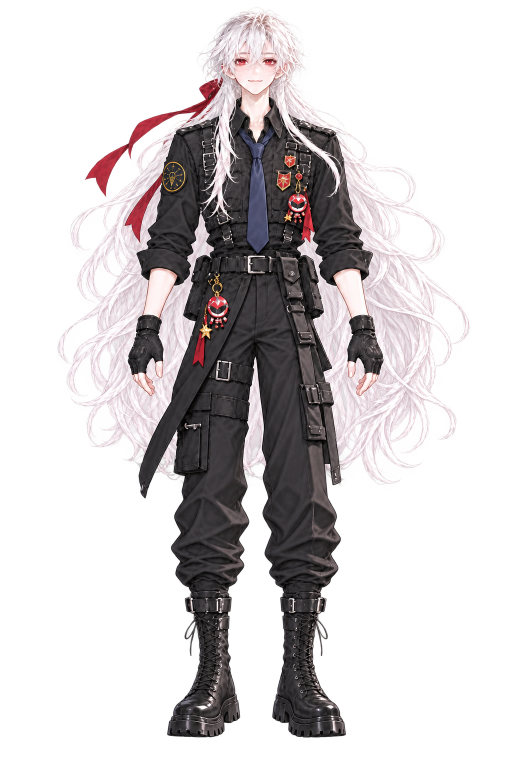
#> input picture 이루다 소설/버츄얼 아바타/이루겠네/이루겠네_정면.png, 1024 x 1536 px (shown at 1/2 size)
$ python build_head_turns.py
#> lines starting #> are read from the running program, lines starting #| are printed output that depends on the picture
#> in main, front is the input picture: PIL image 1024x1536 RGBA; mean R, G, B, A 83.3, 75.1, 77, 90.6
"""Assemble large-yaw head keyframes on the fixed front-art canvas.

The generated turnaround art supplies *newly visible* side geometry. Everything
below the collar remains the approved front illustration.
"""

from __future__ import annotations

import json
from pathlib import Path

import numpy as np
from PIL import Image, ImageDraw, ImageFilter


ROOT = Path(__file__).resolve().parent
ALIGNED = ROOT / "aligned_source"
OUT = ALIGNED / "head_turn"
W, H = 1024, 1536


def head_mask() -> Image.Image:
    mask = Image.new("L", (W, H))
#> mask: PIL image 1024x1536 L; every value is 0
    draw = ImageDraw.Draw(mask)
    # Hair, face, ear and the neck down to the collar. Broad at the crown,
    # narrowing between the shoulders to leave the original uniform intact.
    draw.polygon(
        [(350, 0), (682, 0), (684, 111), (671, 170), (645, 210),
         (616, 238), (564, 257), (554, 283), (468, 283),
         (457, 254), (401, 235), (366, 193), (342, 138)],
        fill=255,
    )
    return mask.filter(ImageFilter.GaussianBlur(5))
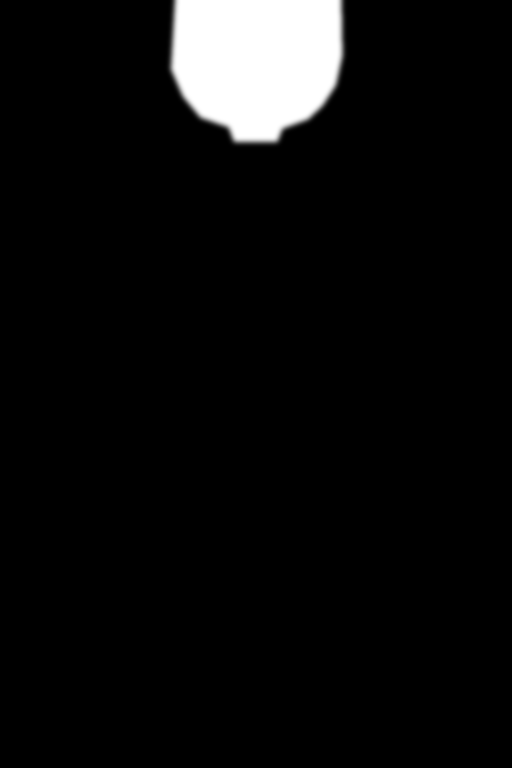
#> returned value: PIL image 1024x1536 L (shown at 1/2 size); min 0, max 255, mean 13.1


def alpha_multiply(image: Image.Image, mask: Image.Image) -> Image.Image:
    result = image.copy()
    original_alpha = np.asarray(image.getchannel("A"), dtype=np.uint16)
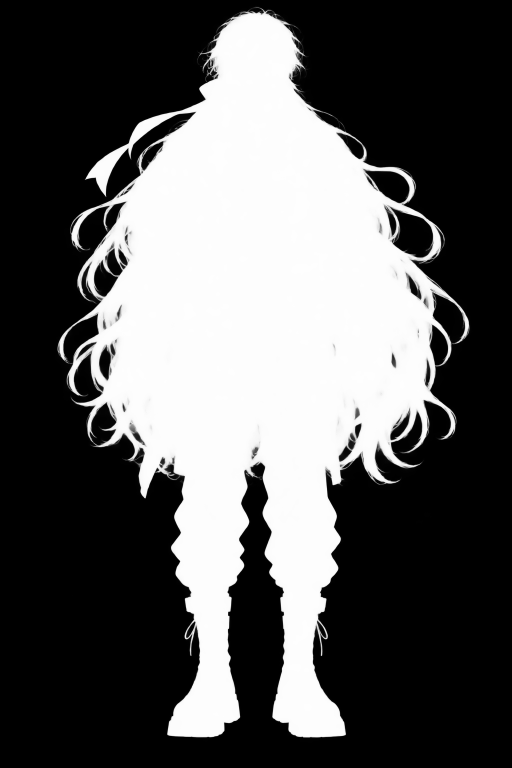
#> original_alpha: shape (1536, 1024) uint16 (shown at 1/2 size); min 0, max 254, mean 90.6
    mask_alpha = np.asarray(mask, dtype=np.uint16)
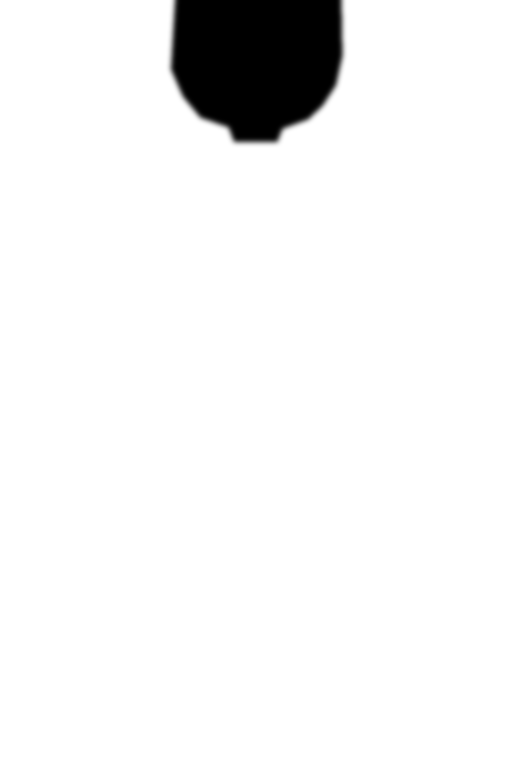
#> mask_alpha: shape (1536, 1024) uint16 (shown at 1/2 size); min 0, max 255, mean 241.9
    result.putalpha(Image.fromarray(((original_alpha * mask_alpha + 127) // 255).astype("uint8"), "L"))
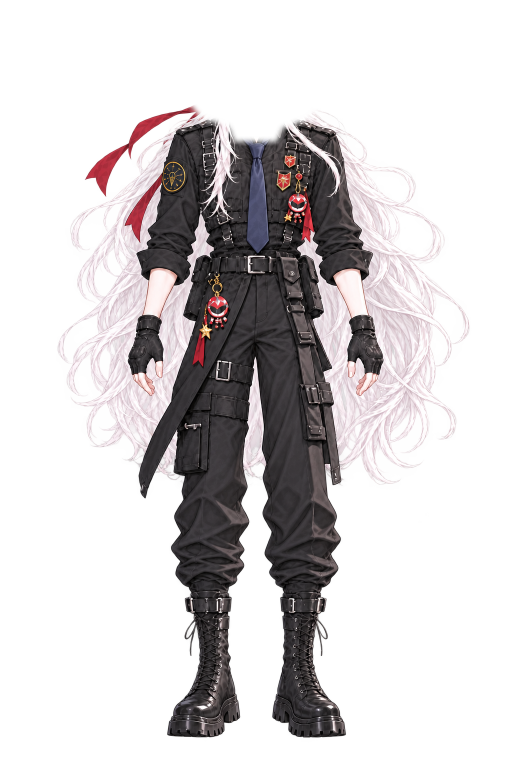
#> result: PIL image 1024x1536 RGBA (shown at 1/2 size); mean R, G, B, A 83.3, 75.1, 77, 83.8; transparent parts drawn white
    return result


def main() -> None:
    front = Image.open(ROOT / "이루겠네_정면.png").convert("RGBA")
    assert front.size == (W, H)
    mask = head_mask()
    headless = alpha_multiply(front, Image.eval(mask, lambda value: 255 - value))
    headless.save(OUT / "body_without_head.png", optimize=True)
    mask.save(OUT / "head_swap_mask.png", optimize=True)

    angles = {"left": {"yaw": -60, "pitch": 0}, "right": {"yaw": 60, "pitch": 0},
              "up": {"yaw": 0, "pitch": 25}, "down": {"yaw": 0, "pitch": -25}}
    manifest = {"canvas": [W, H], "angles": angles,
                "anchor_chin_front": [515, 194], "anchor_collar": [512, 270],
                "headless_body": "body_without_head.png", "turns": {}}

    for direction in angles:
#> (the run stopped early here; a loop or call above may not have finished)
